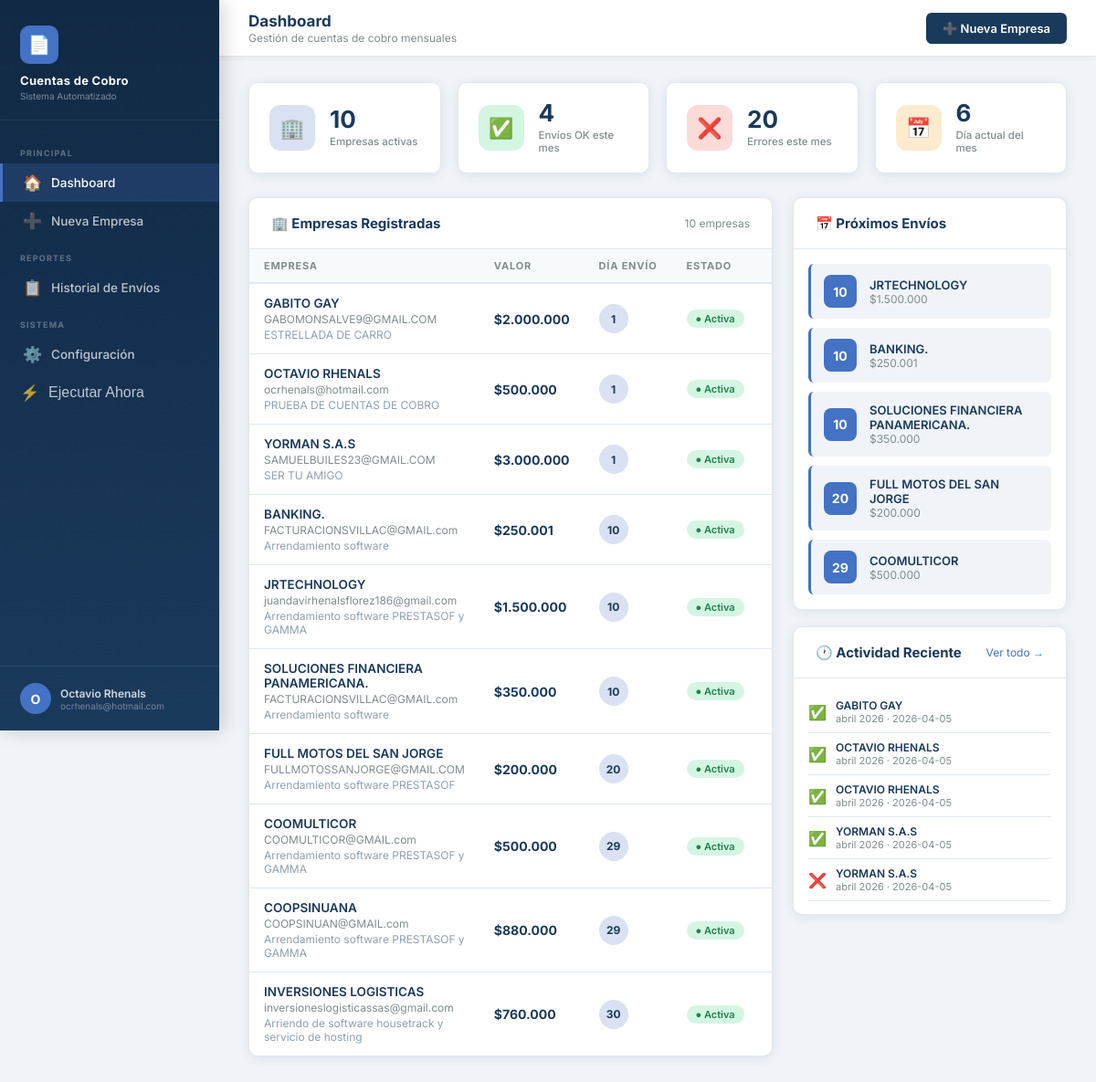
The page / on the database its author committed.
### tables this page shows
CREATE TABLE empresas (
            id             INTEGER PRIMARY KEY AUTOINCREMENT,
            nombre_empresa TEXT NOT NULL,
            correo_destino TEXT NOT NULL,
            valor          REAL NOT NULL,
            dia_envio      INTEGER NOT NULL,
            concepto       TEXT NOT NULL,
            activa         INTEGER DEFAULT 1,
            creado_en      TEXT DEFAULT CURRENT_TIMESTAMP
        );

CREATE TABLE envios_log (
            id              INTEGER PRIMARY KEY AUTOINCREMENT,
            empresa_id      INTEGER,
            empresa_nombre  TEXT,
            fecha_envio     TEXT,
            mes             TEXT,
            anio            INTEGER,
            estado          TEXT,
            error_msg       TEXT,
            FOREIGN KEY (empresa_id) REFERENCES empresas(id) ON DELETE SET NULL
        );

### app.py (the view)
@app.route('/')
def index():
    empresas = db.get_todas_empresas()
    stats    = db.get_estadisticas()
    hoy      = datetime.now()
    logs_recientes = db.get_logs(5)
    return render_template('index.html',
                           empresas=empresas, stats=stats,
                           hoy=hoy, logs_recientes=logs_recientes)

### app.py (called while the page is built)
@app.context_processor
def inject_globals():
    return {'now': datetime.now(), 'meses': MESES_ES}

### database.py (called while the page is built)
def get_conn():
    conn = sqlite3.connect(DB_PATH)
    conn.row_factory = sqlite3.Row
    conn.execute("PRAGMA foreign_keys = ON")
    return conn

def get_todas_empresas():
    conn = get_conn()
    rows = conn.execute('SELECT * FROM empresas ORDER BY dia_envio, nombre_empresa').fetchall()
    conn.close()
    return [dict(r) for r in rows]

def get_logs(limit=200):
    conn = get_conn()
    rows = conn.execute('SELECT * FROM envios_log ORDER BY fecha_envio DESC LIMIT ?', (limit,)).fetchall()
    conn.close()
    return [dict(r) for r in rows]

### templates/index.html (shortened to what this page needs)
{% extends "base.html" %}
{% block page_title %}Dashboard{% endblock %}
{% block page_sub %}Gestión de cuentas de cobro mensuales{% endblock %}
{% block topbar_actions %}
<a href="{{ url_for('nueva_empresa') }}" class="btn btn-primary">
  ➕ Nueva Empresa
</a>
{% endblock %}
{% block content %}
<div class="stats-grid">
  <div class="stat-card">
    <div class="stat-icon blue">🏢</div>
    <div>
      <div class="stat-value">{{ stats.total_empresas }}</div>
      <div class="stat-label">Empresas activas</div>
    </div>
  </div>
  <div class="stat-card">
    <div class="stat-icon green">✅</div>
    <div>
      <div class="stat-value">{{ stats.envios_ok_mes }}</div>
      <div class="stat-label">Envíos OK este mes</div>
    </div>
  </div>
  <div class="stat-card">
    <div class="stat-icon red">❌</div>
    <div>
      <div class="stat-value">{{ stats.envios_err_mes }}</div>
      <div class="stat-label">Errores este mes</div>
    </div>
  </div>
  <div class="stat-card">
    <div class="stat-icon orange">📅</div>
    <div>
      <div class="stat-value">{{ hoy.day }}</div>
      <div class="stat-label">Día actual del mes</div>
    </div>
  </div>
</div>
<div style="display:grid; grid-template-columns: 1fr 300px; gap:22px; align-items:start;">
  <div class="card">
    <div class="card-header">
      <span class="card-title">🏢 Empresas Registradas</span>
      <span style="font-size:12px;color:var(--text-muted);">{{ empresas|length }} empresa{{ 's' if empresas|length != 1
        }}</span>
    </div>
    {% if empresas %}
    <div class="table-wrap">
      <table>
        <thead>
          <tr>
            <th>Empresa</th>
            <th>Valor</th>
            <th>Día envío</th>
            <th>Estado</th>
            <th>Acciones</th>
          </tr>
        </thead>
        <tbody>
          {% for e in empresas %}
          <tr id="row-{{ e.id }}">
            <td>
              <div class="empresa-name">{{ e.nombre_empresa }}</div>
              <div class="empresa-correo">{{ e.correo_destino }}</div>
              <div class="empresa-correo" style="margin-top:2px;color:#8fa0b0;">{{ e.concepto }}</div>
            </td>
            <td class="valor-cell">
              ${{ "{:,.0f}".format(e.valor).replace(',', '.') }}
            </td>
            <td>
              <span class="dia-badge">{{ e.dia_envio }}</span>
            </td>
            <td>
              {% if e.activa %}
              <span class="badge badge-success">● Activa</span>
              {% else %}
              <span class="badge badge-muted">● Inactiva</span>
              {% endif %}
            </td>
            <td>
            </td>
          </tr>
          {% endfor %}
        </tbody>
      </table>
    </div>
    {% endif %}
  </div>
  <div>
    <div class="card" style="margin-bottom:18px;">
      <div class="card-header">
        <span class="card-title">📅 Próximos Envíos</span>
      </div>
      <div class="card-body" style="padding:16px;">
        {% if stats.proximos %}
        <ul class="proximos-list">
          {% for p in stats.proximos %}
          <li class="proximo-item">
            <div class="proximo-dia">{{ p.dia_envio }}</div>
            <div>
              <div class="proximo-nombre">{{ p.nombre_empresa }}</div>
              <div class="proximo-valor">${{ "{:,.0f}".format(p.valor).replace(',', '.') }}</div>
            </div>
          </li>
          {% endfor %}
        </ul>
        {% else %}
        <p style="font-size:13px;color:var(--text-muted);text-align:center;padding:12px 0;">Sin empresas activas</p>
        {% endif %}
      </div>
    </div>
    <div class="card">
      <div class="card-header">
        <span class="card-title">🕐 Actividad Reciente</span>
        <a href="{{ url_for('logs') }}" style="font-size:12px;color:var(--blue);">Ver todo →</a>
      </div>
      <div class="card-body" style="padding:14px 16px;">
        {% if logs_recientes %}
        {% for log in logs_recientes %}
        <div style="display:flex;align-items:center;gap:10px;padding:8px 0;border-bottom:1px solid var(--border);">
          {% if log.estado == 'OK' %}
          <span style="font-size:16px;">✅</span>
          {% else %}
          <span style="font-size:16px;">❌</span>
          {% endif %}
          <div style="flex:1;min-width:0;">
            <div
              style="font-size:12px;font-weight:600;color:var(--navy);white-space:nowrap;overflow:hidden;text-overflow:ellipsis;">
              {{ log.empresa_nombre }}
            </div>
            <div style="font-size:11px;color:var(--text-muted);">
              {{ log.mes }} {{ log.anio }} · {{ log.fecha_envio[:10] }}
            </div>
          </div>
        </div>
        {% endfor %}
        {% else %}
        <p style="font-size:12px;color:var(--text-muted);text-align:center;padding:14px 0;">Sin actividad registrada</p>
        {% endif %}
      </div>
    </div>
  </div>
</div>
{% endblock %}

### templates/base.html (shortened to what this page needs)
<!DOCTYPE html>
<html lang="es">
<head>
  <link rel="stylesheet" href="{{ url_for('static', filename='style.css') }}">
</head>
<body>
<aside class="sidebar">
  <div class="sidebar-brand">
    <div class="brand-icon">📄</div>
    <div class="brand-name">Cuentas de Cobro</div>
    <div class="brand-sub">Sistema Automatizado</div>
  </div>
  <nav class="sidebar-nav">
    <div class="nav-section">Principal</div>
    <a href="{{ url_for('index') }}"
       class="nav-link {% if request.endpoint == 'index' %}active{% endif %}">
      <span class="icon">🏠</span> Dashboard
    </a>
    <a href="{{ url_for('nueva_empresa') }}"
       class="nav-link {% if request.endpoint == 'nueva_empresa' %}active{% endif %}">
      <span class="icon">➕</span> Nueva Empresa
    </a>
    <div class="nav-section">Reportes</div>
    <a href="{{ url_for('logs') }}"
       class="nav-link {% if request.endpoint == 'logs' %}active{% endif %}">
      <span class="icon">📋</span> Historial de Envíos
    </a>
    <div class="nav-section">Sistema</div>
    <a href="{{ url_for('config') }}"
       class="nav-link {% if request.endpoint == 'config' %}active{% endif %}">
      <span class="icon">⚙️</span> Configuración
    </a>
    <form action="{{ url_for('ejecutar_scheduler') }}" method="post" style="margin:0">
      <button type="submit" class="nav-link"
              style="width:100%;background:none;border:none;cursor:pointer;text-align:left;font-size:inherit;"
              onclick="return confirm('¿Ejecutar revisión manual ahora?')">
        <span class="icon">⚡</span> Ejecutar Ahora
      </button>
    </form>
  </nav>
  <div class="sidebar-footer">
    <div class="user-info">
      <div class="avatar">O</div>
      <div>
        <div class="user-name">Octavio Rhenals</div>
        <div class="user-email">ocrhenals@hotmail.com</div>
      </div>
    </div>
  </div>
</aside>
<div class="main">
  <header class="topbar">
    <div>
      <div class="topbar-title">{% block page_title %}Dashboard{% endblock %}</div>
      <div class="topbar-sub">{% block page_sub %}{{ now.strftime('%A %d de %B de %Y') | capitalize }}{% endblock %}</div>
    </div>
    <div class="topbar-actions">
      {% block topbar_actions %}{% endblock %}
    </div>
  </header>
  <div class="content">
    {% block content %}{% endblock %}
  </div>
</div>
</body>
</html>

### rows shown on the page
empresas: nombre_empresa "GABITO GAY", correo_destino "GABOMONSALVE9@GMAIL.COM", concepto "ESTRELLADA DE CARRO", valor "2.000.000", dia_envio "1", activa "● Activa"
empresas: nombre_empresa "OCTAVIO RHENALS", correo_destino "ocrhenals@hotmail.com", concepto "PRUEBA DE CUENTAS DE COBRO", valor "500.000", dia_envio "1", activa "● Activa"
empresas: nombre_empresa "YORMAN S.A.S", correo_destino "SAMUELBUILES23@GMAIL.COM", concepto "SER TU AMIGO", valor "3.000.000", dia_envio "1", activa "● Activa"
empresas: nombre_empresa "BANKING.", correo_destino "FACTURACIONSVILLAC@GMAIL.com", concepto "Arrendamiento software", valor "250.001", dia_envio "10", activa "● Activa"
empresas: nombre_empresa "JRTECHNOLOGY", correo_destino "juandavirhenalsflorez186@gmail.com", concepto "Arrendamiento software PRESTASOF y GAMMA", valor "1.500.000", dia_envio "10", activa "● Activa"
empresas: nombre_empresa "SOLUCIONES FINANCIERA PANAMERICANA.", correo_destino "FACTURACIONSVILLAC@GMAIL.com", concepto "Arrendamiento software", valor "350.000", dia_envio "10", activa "● Activa"
empresas: nombre_empresa "FULL MOTOS DEL SAN JORGE", correo_destino "FULLMOTOSSANJORGE@GMAIL.COM", concepto "Arrendamiento software PRESTASOF", valor "200.000", dia_envio "20", activa "● Activa"
empresas: nombre_empresa "COOMULTICOR", correo_destino "COOMULTICOR@GMAIL.com", concepto "Arrendamiento software PRESTASOF y GAMMA", valor "500.000", dia_envio "29", activa "● Activa"
empresas: nombre_empresa "COOPSINUANA", correo_destino "COOPSINUAN@GMAIL.com", concepto "Arrendamiento software PRESTASOF y GAMMA", valor "880.000", dia_envio "29", activa "● Activa"
empresas: nombre_empresa "INVERSIONES LOGISTICAS", correo_destino "inversioneslogisticassas@gmail.com", concepto "Arriendo de software housetrack y servicio de hosting", valor "760.000", dia_envio "30", activa "● Activa"
envios_log: empresa_nombre "GABITO GAY", mes "abril", anio "2026", fecha_envio "2026-04-05"
envios_log: empresa_nombre "OCTAVIO RHENALS", mes "abril", anio "2026", fecha_envio "2026-04-05"
envios_log: empresa_nombre "OCTAVIO RHENALS", mes "abril", anio "2026", fecha_envio "2026-04-05"
envios_log: empresa_nombre "YORMAN S.A.S", mes "abril", anio "2026", fecha_envio "2026-04-05"
envios_log: empresa_nombre "YORMAN S.A.S", mes "abril", anio "2026", fecha_envio "2026-04-05"

### other values the page prints
{{ stats.total_empresas }} "10"
{{ stats.envios_ok_mes }} "4"
{{ stats.envios_err_mes }} "20"
{{ empresas|length }} "10"
{{ 's' if empresas|length != 1 }} "s"
